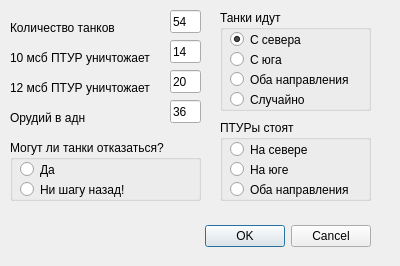
<?xml version="1.0" encoding="UTF-8"?>
<ui version="4.0">
 <class>Dialog</class>
 <widget class="QDialog" name="Dialog">
  <property name="geometry">
   <rect>
    <x>0</x>
    <y>0</y>
    <width>400</width>
    <height>266</height>
   </rect>
  </property>
  <property name="windowTitle">
   <string>Dialog</string>
  </property>
  <widget class="QDialogButtonBox" name="buttonBox">
   <property name="geometry">
    <rect>
     <x>30</x>
     <y>220</y>
     <width>341</width>
     <height>32</height>
    </rect>
   </property>
   <property name="orientation">
    <enum>Qt::Horizontal</enum>
   </property>
   <property name="standardButtons">
    <set>QDialogButtonBox::Cancel|QDialogButtonBox::Ok</set>
   </property>
  </widget>
  <widget class="QLineEdit" name="lineEdit">
   <property name="enabled">
    <bool>true</bool>
   </property>
   <property name="geometry">
    <rect>
     <x>170</x>
     <y>10</y>
     <width>31</width>
     <height>23</height>
    </rect>
   </property>
   <property name="text">
    <string>54</string>
   </property>
  </widget>
  <widget class="QLabel" name="label">
   <property name="geometry">
    <rect>
     <x>10</x>
     <y>20</y>
     <width>121</width>
     <height>16</height>
    </rect>
   </property>
   <property name="text">
    <string>Количество танков</string>
   </property>
  </widget>
  <widget class="QLabel" name="label_2">
   <property name="geometry">
    <rect>
     <x>10</x>
     <y>50</y>
     <width>151</width>
     <height>16</height>
    </rect>
   </property>
   <property name="text">
    <string>10 мсб ПТУР уничтожает</string>
   </property>
  </widget>
  <widget class="QLabel" name="label_3">
   <property name="geometry">
    <rect>
     <x>10</x>
     <y>110</y>
     <width>131</width>
     <height>16</height>
    </rect>
   </property>
   <property name="text">
    <string>Орудий в адн</string>
   </property>
  </widget>
  <widget class="QLabel" name="label_4">
   <property name="geometry">
    <rect>
     <x>10</x>
     <y>80</y>
     <width>151</width>
     <height>16</height>
    </rect>
   </property>
   <property name="text">
    <string>12 мсб ПТУР уничтожает</string>
   </property>
  </widget>
  <widget class="QGroupBox" name="g">
   <property name="geometry">
    <rect>
     <x>220</x>
     <y>10</y>
     <width>151</width>
     <height>101</height>
    </rect>
   </property>
   <property name="title">
    <string>Танки идут</string>
   </property>
   <widget class="QRadioButton" name="radioButton">
    <property name="enabled">
     <bool>true</bool>
    </property>
    <property name="geometry">
     <rect>
      <x>10</x>
      <y>20</y>
      <width>91</width>
      <height>19</height>
     </rect>
    </property>
    <property name="acceptDrops">
     <bool>false</bool>
    </property>
    <property name="autoFillBackground">
     <bool>false</bool>
    </property>
    <property name="text">
     <string>С севера</string>
    </property>
    <property name="checkable">
     <bool>true</bool>
    </property>
    <property name="checked">
     <bool>true</bool>
    </property>
    <property name="autoRepeat">
     <bool>false</bool>
    </property>
   </widget>
   <widget class="QRadioButton" name="radioButton_2">
    <property name="geometry">
     <rect>
      <x>10</x>
      <y>40</y>
      <width>91</width>
      <height>19</height>
     </rect>
    </property>
    <property name="text">
     <string>С юга</string>
    </property>
   </widget>
   <widget class="QRadioButton" name="radioButton_3">
    <property name="geometry">
     <rect>
      <x>10</x>
      <y>60</y>
      <width>131</width>
      <height>19</height>
     </rect>
    </property>
    <property name="text">
     <string>Оба направления</string>
    </property>
   </widget>
   <widget class="QRadioButton" name="radioButton_4">
    <property name="geometry">
     <rect>
      <x>10</x>
      <y>80</y>
      <width>91</width>
      <height>19</height>
     </rect>
    </property>
    <property name="text">
     <string>Случайно</string>
    </property>
   </widget>
  </widget>
  <widget class="QGroupBox" name="groupBox">
   <property name="geometry">
    <rect>
     <x>220</x>
     <y>120</y>
     <width>151</width>
     <height>81</height>
    </rect>
   </property>
   <property name="title">
    <string>ПТУРы стоят</string>
   </property>
   <widget class="QRadioButton" name="radioButton_5">
    <property name="geometry">
     <rect>
      <x>10</x>
      <y>20</y>
      <width>91</width>
      <height>19</height>
     </rect>
    </property>
    <property name="text">
     <string>На севере</string>
    </property>
   </widget>
   <widget class="QRadioButton" name="radioButton_6">
    <property name="geometry">
     <rect>
      <x>10</x>
      <y>40</y>
      <width>91</width>
      <height>19</height>
     </rect>
    </property>
    <property name="text">
     <string>На юге</string>
    </property>
   </widget>
   <widget class="QRadioButton" name="radioButton_7">
    <property name="geometry">
     <rect>
      <x>10</x>
      <y>60</y>
      <width>131</width>
      <height>19</height>
     </rect>
    </property>
    <property name="text">
     <string>Оба направления</string>
    </property>
   </widget>
  </widget>
  <widget class="QLineEdit" name="lineEdit_2">
   <property name="geometry">
    <rect>
     <x>170</x>
     <y>40</y>
     <width>31</width>
     <height>23</height>
    </rect>
   </property>
   <property name="text">
    <string>14</string>
   </property>
  </widget>
  <widget class="QLineEdit" name="lineEdit_3">
   <property name="geometry">
    <rect>
     <x>170</x>
     <y>100</y>
     <width>31</width>
     <height>23</height>
    </rect>
   </property>
   <property name="text">
    <string>36</string>
   </property>
  </widget>
  <widget class="QLineEdit" name="lineEdit_4">
   <property name="geometry">
    <rect>
     <x>170</x>
     <y>70</y>
     <width>31</width>
     <height>23</height>
    </rect>
   </property>
   <property name="text">
    <string>20</string>
   </property>
  </widget>
  <widget class="QGroupBox" name="groupBox_2">
   <property name="geometry">
    <rect>
     <x>10</x>
     <y>140</y>
     <width>191</width>
     <height>61</height>
    </rect>
   </property>
   <property name="title">
    <string>Могут ли танки отказаться?</string>
   </property>
   <widget class="QRadioButton" name="radioButton_8">
    <property name="geometry">
     <rect>
      <x>10</x>
      <y>20</y>
      <width>91</width>
      <height>19</height>
     </rect>
    </property>
    <property name="text">
     <string>Да</string>
    </property>
   </widget>
   <widget class="QRadioButton" name="radioButton_9">
    <property name="geometry">
     <rect>
      <x>10</x>
      <y>40</y>
      <width>121</width>
      <height>19</height>
     </rect>
    </property>
    <property name="text">
     <string>Ни шагу назад!</string>
    </property>
   </widget>
  </widget>
 </widget>
 <resources/>
 <connections>
  <connection>
   <sender>buttonBox</sender>
   <signal>accepted()</signal>
   <receiver>Dialog</receiver>
   <slot>accept()</slot>
   <hints>
    <hint type="sourcelabel">
     <x>248</x>
     <y>254</y>
    </hint>
    <hint type="destinationlabel">
     <x>157</x>
     <y>274</y>
    </hint>
   </hints>
  </connection>
  <connection>
   <sender>buttonBox</sender>
   <signal>rejected()</signal>
   <receiver>Dialog</receiver>
   <slot>reject()</slot>
   <hints>
    <hint type="sourcelabel">
     <x>316</x>
     <y>260</y>
    </hint>
    <hint type="destinationlabel">
     <x>286</x>
     <y>274</y>
    </hint>
   </hints>
  </connection>
 </connections>
</ui>
